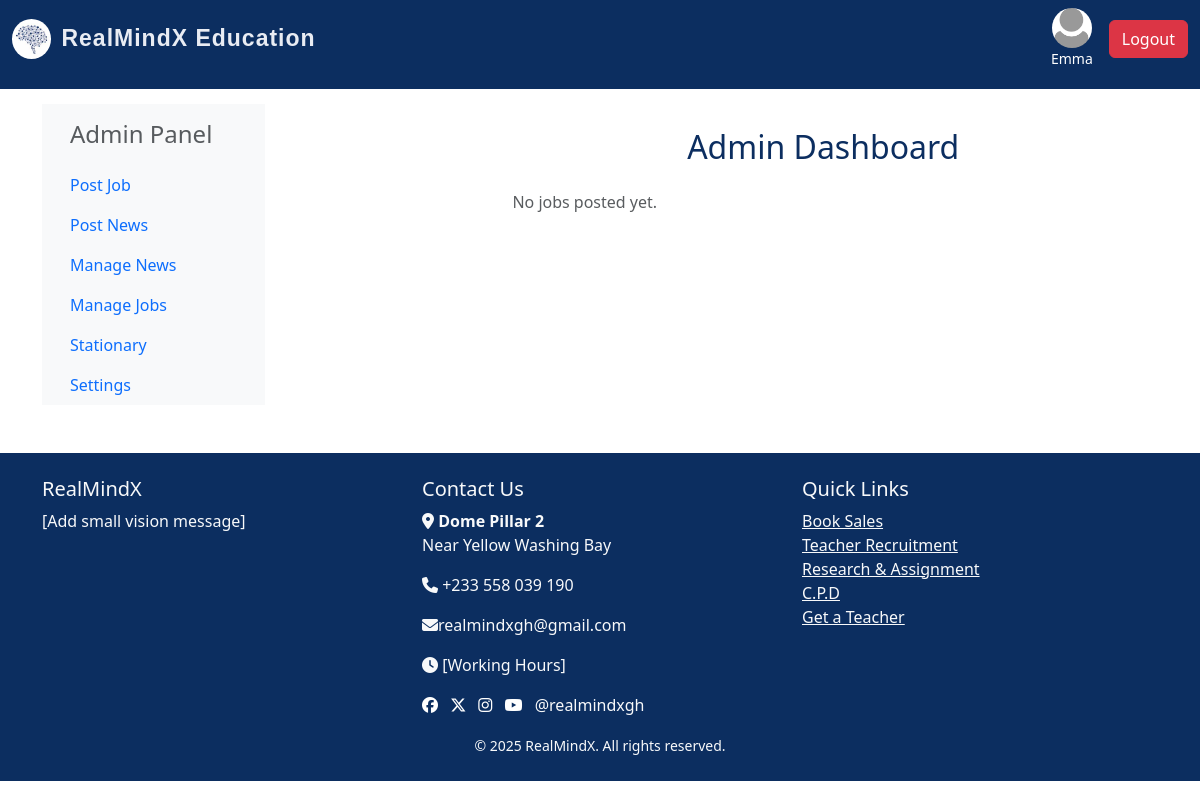
Before: /admin/dashboard (signed in) with the older database file.
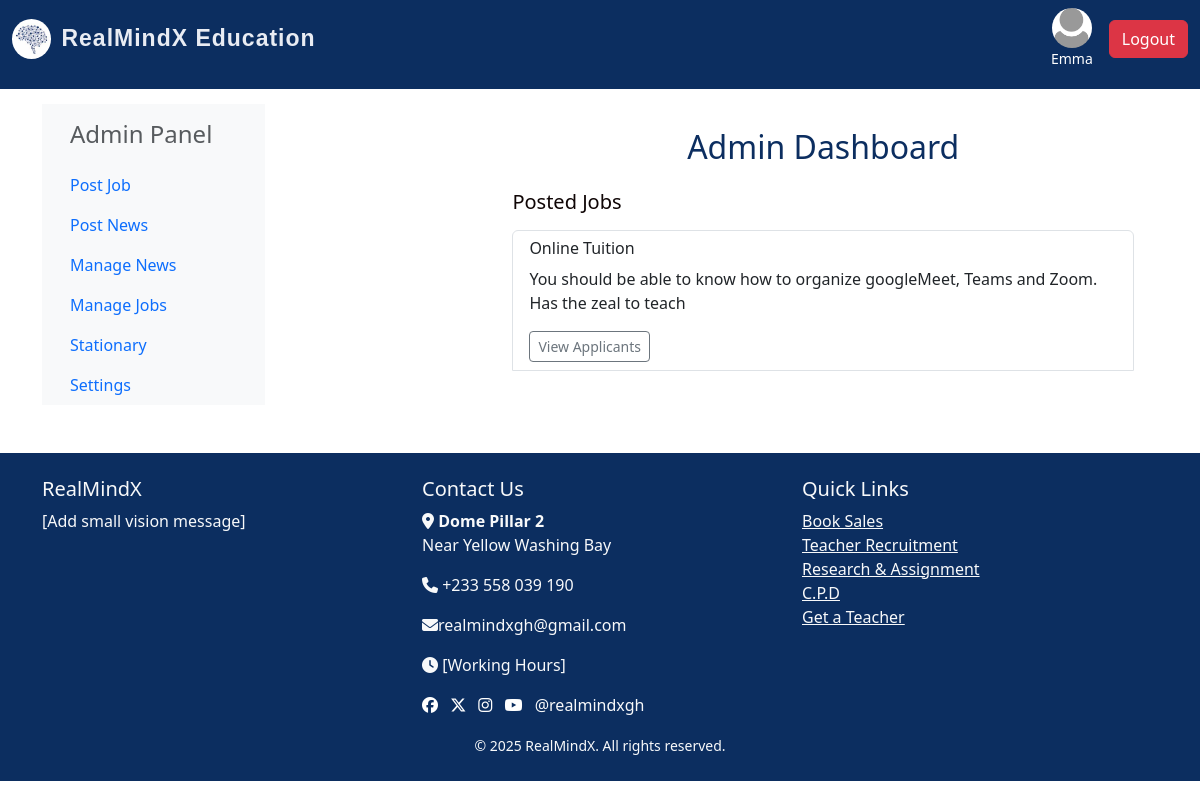
After: the same page with the newer database file.
### models.py (models this page shows)
class JobPost(db.Model):
    id = db.Column(db.Integer, primary_key=True)
    title = db.Column(db.String(150), nullable=False)
    description = db.Column(db.Text, nullable=False)
    job_type = db.Column(db.String(50))
    requirements = db.Column(db.Text, nullable=False)
    date_posted = db.Column(db.DateTime, default=datetime.utcnow)
    admin_id = db.Column(db.Integer, db.ForeignKey('admin.id'), nullable=False)
    applications = db.relationship('Application', backref='job', cascade='all, delete-orphan', lazy=True)

### routes.py (the view)
@app.route('/admin/dashboard')
@login_required
def admin_dashboard():
    if not isinstance(current_user, Admin):
        return redirect(url_for('users_dashboard'))
    jobs = JobPost.query.filter_by(admin_id=current_user.id).all()
    return render_template('admin_dashboard.html', admin=current_user, jobs=jobs)

### routes.py (called while the page is built)
@login_manager.user_loader
def load_user(user_id):
    try:
        user_type, id = user_id.split(":")
        if user_type == "user":
            return User.query.get(int(id))
        elif user_type == "admin":
            return Admin.query.get(int(id))
    except ValueError:
        return None

### templates/admin_dashboard.html (shortened to what this page needs)
{% extends 'index.html' %}
{% block content %}
<div class="container-fluid">
    <div class="row">
        <nav id="sidebar">
            <div>
                <div class="position-sticky pt-3">
                    <h4 class="sidebar-heading px-3 mb-3 text-muted">Admin Panel</h4>
                    <ul class="nav flex-column">
                        <li class="nav-item">
                            <a class="nav-link" href="{{ url_for('post_job') }}">Post Job</a>
                        </li>
                        <li class="nav-item">
                            <a class="nav-link" href="{{ url_for('post_news') }}">Post News</a>
                        </li>
                        <li class="nav-item">
                            <a class="nav-link" href="{{ url_for('admin_news_dashboard') }}">Manage News</a>
                        </li>
                        <li class="nav-item">
                            <a class="nav-link" href="{{ url_for('admin_dashboard') }}">Manage Jobs</a>
                        </li>
                        <li class="nav-item">
                            <a class="nav-link" href="#">Stationary</a>
                        </li>
                        <li class="nav-item">
                            <a class="nav-link" href="{{url_for('settings')}}">Settings</a>
                        </li>
                    </ul>
                </div>
            </div>
        </nav>
        <main id="mainContent" class="col px-md-4">
            <h2 class="text-center my-4">Admin Dashboard</h2>
            {% if jobs %}
                <h5 class="mb-3">Posted Jobs</h5>
                <div class="list-group">
                    {% for job in jobs %}
                        <div class="list-group-item">
                            <h6>{{ job.title }}</h6>
                            <p>{{ job.description }}</p>
                            <a href="{{ url_for('view_applicants', job_id=job.id) }}" class="btn btn-outline-secondary btn-sm">View Applicants</a>
                        </div><br>
                    {% endfor %}
                </div>
            {% else %}
                <p class="text-muted">No jobs posted yet.</p>
            {% endif %}
        </main>
    </div>
</div>
{% endblock %}

Changed rows visible on the page:
added JobPost: title "Online Tuition", description "You should be able to know how to organize googleMeet, Teams and Zoom. Has the zeal to teach"
Other visible differences:
text no longer shown: "No jobs posted yet."
text now shown: "Posted Jobs"
